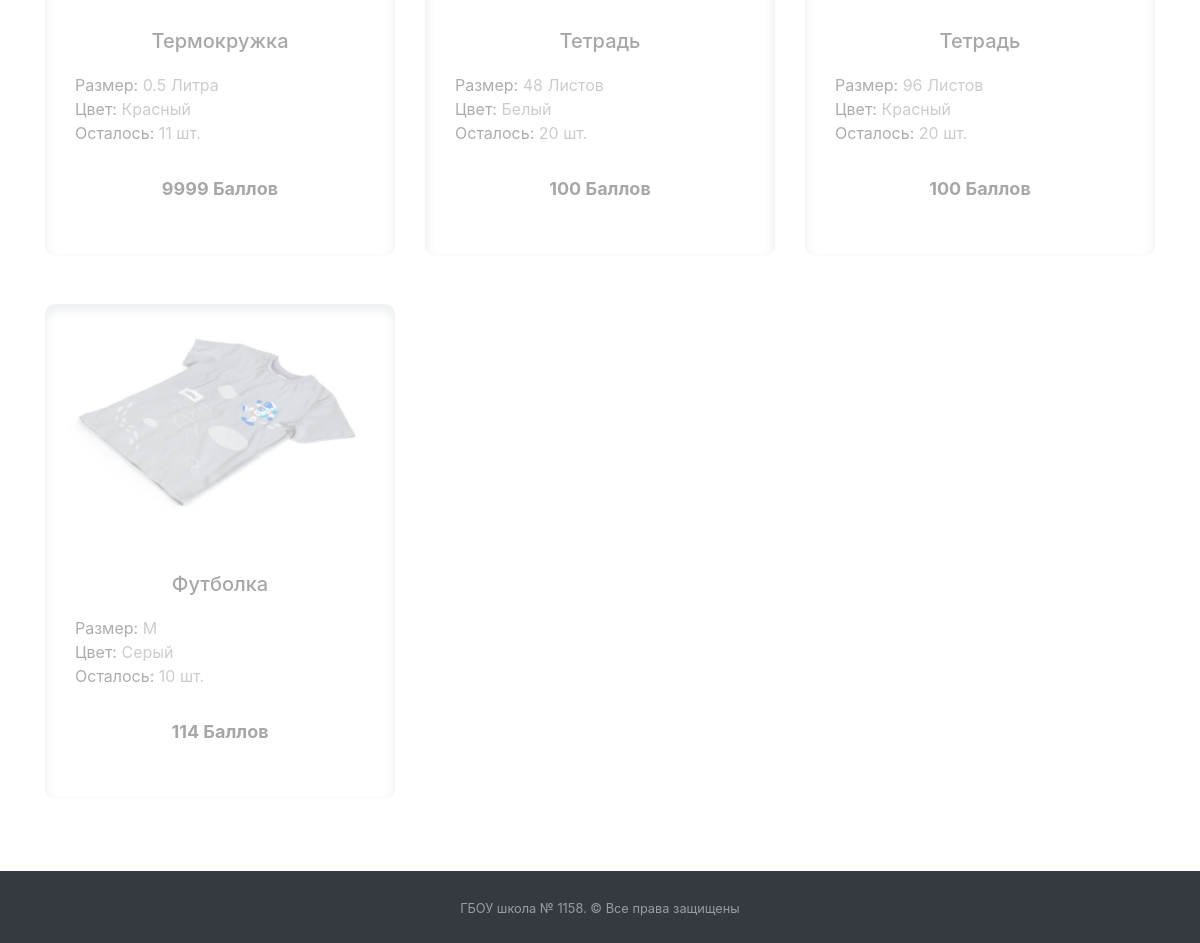
/market/ (signed in, lower part), run on an earlier commit of the app's database.
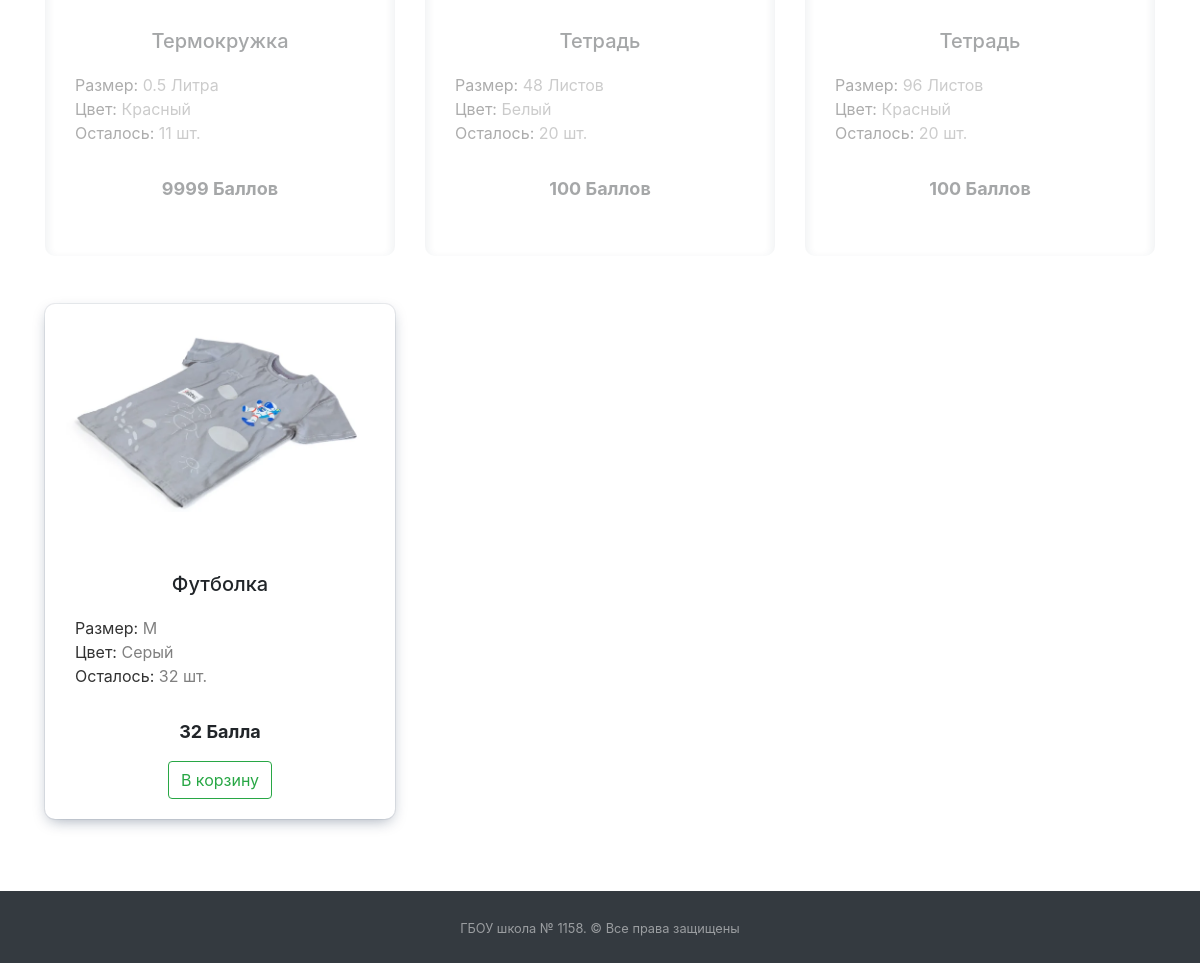
And on a later commit of the database.
### market/models.py (models this page shows, shortened)
class MarketProduct(models.Model):
    product_name = models.CharField(verbose_name="Название товара", max_length=200)
    product_size = models.CharField(verbose_name="Размер товара", default="Стандарт", max_length=200)
    product_color = models.CharField(verbose_name="Цвет товара", default="Не указан", max_length=200)
    product_photo = models.ImageField("Фотография товара", upload_to="products_photo/", blank=True)
    remained_amount = models.PositiveIntegerField("Количество оставшегося товара", null=False)
    price = models.PositiveIntegerField("Цена товара", null=False)
    def plural_amount_name(self) -> str:
        if 10 <= (self.price % 100) <= 20 or self.price % 10 == 0 or 5 <= self.price % 10 <= 9:
            return "Баллов"
        elif self.price % 10 == 1:
            return "Балл"
        return "Балла"
    class Meta:
        verbose_name = "Товар"
        verbose_name_plural = "Товары"

### market/views.py (the view)
# urls.py: path('', views.MainMarketPage.as_view(), name='Каталог магазина'),
class MainMarketPage(HeaderNotificationsCounter, LoginRequiredMixin, ListView):
    template_name = "market/main_market_page.html"
    model = MarketProduct
    login_url = "/login/"
    def dispatch(self, request, *args, **kwargs):
        recount_all_peoples_rating()
        return super().dispatch(request, *args, **kwargs)
    def get_context_data(self, *, object_list=None, **kwargs):
        context = super(MainMarketPage, self).get_context_data(**kwargs)
        context['shopping_cart_list'] = ShoppingCart(self.request).get_shopping_cart_list()
        return context

### mainapp/addons_python/views_addons_classes.py (called while the page is built)
    def get_context_data(self, *, object_list=None, **kwargs):
        context = super().get_context_data(**kwargs)
        context['events_new'] = Events.objects.filter(check=False).count()
        context['applicants_count'] = Puples.objects.filter(
            status="APP").count()
        return context

### mainapp/addons_python/views_addons_functions.py (called while the page is built)
def recount_all_peoples_rating() -> None:
    mass = [i[0] for i in Puples.objects.order_by("-rate").values_list('id')]
    for i in mass:
        pup = Puples.objects.get(id=i)
        pup.rate = sum(map(lambda x: x.event_rate,
                           Events.objects.filter(events__pk=i, check=True)))
        pup.save()

### market/market_services/market_classes.py (called while the page is built)
    def get_shopping_cart_list(self) -> list:
        self._delete_missing_products()
        return [MarketProduct.objects.get(id=int(product)) for product in self.shopping_cart]

    def save(self) -> None:
        self.session.modified = True

### templates/market/main_market_page.html (shortened to what this page needs)
{% extends 'base.html' %}
{% load static %}
{% block main %}
    <div class="container">
        <div class="row flex-wrap">
            {% for product in marketproduct_list %}
            <div class="col-12 col-md-6 col-lg-4 my-4">
                <div class="product-card text-center justify-content-center {% if product.remained_amount == 0 or product.price > user.puples.rate %}disabled-card{% endif %}">
                    <img src="{{ product.product_photo.url }}" alt="{{ product.product_name }}">
                    <div class="product-card__description">
                        <h3 class="product-card__description__name">{{ product.product_name }}</h3>
                        <p style="color: rgb(128, 128, 128); text-align: left"><span style="color: rgb(50, 50, 50);">Размер:</span> {{ product.product_size }}</p>
                        <p style="color: rgb(128, 128, 128); text-align: left"><span style="color: rgb(50, 50, 50);">Цвет:</span> {{ product.product_color }}</p>
                        <p style="color: rgb(128, 128, 128); text-align: left"><span style="color: rgb(50, 50, 50);">Осталось:</span> {{ product.remained_amount }} шт.</p>
                    </div>
                    <p style="font-size: 18px;font-weight: bold;">{{ product.price }} {{ product.plural_amount_name }}</p>
                        <button data-product-id="{{ product.id }}"  onclick="addToCart(this)" class="btn btn-outline-success " aria-haspopup="true" aria-expanded="false" style="margin-bottom: 20px">
                           {% if product in shopping_cart_list %}
                               <i class="fas fa-check"></i> В корзине
                           {% else %}
                            В корзину
                           {% endif %}
                        </button>
                </div>
            </div>
            {% empty %}
                <div class="col-12 text-center">
                    <h3 style="font-weight: 300;">Товаров пока нет</h3>
                </div>
            {% endfor %}
        </div>
    </div>
{% endblock %}

What changed in the data, as far as the page shows it:
changed MarketProduct "Футболка": remained_amount "10" → "32"; price "114" → "32"; plural_amount_name "Баллов" → "Балла"; now shows "В корзину"
